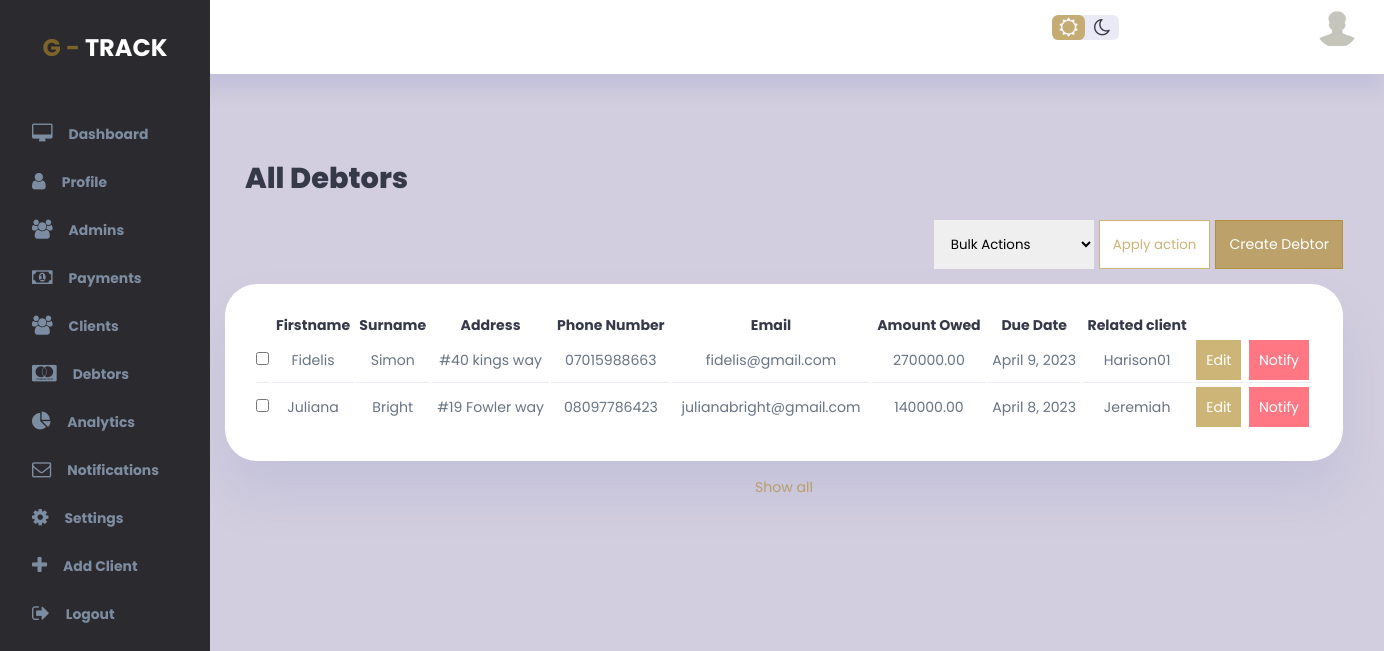
Page /debtors/debtors_bulk_actions on the earlier database version.
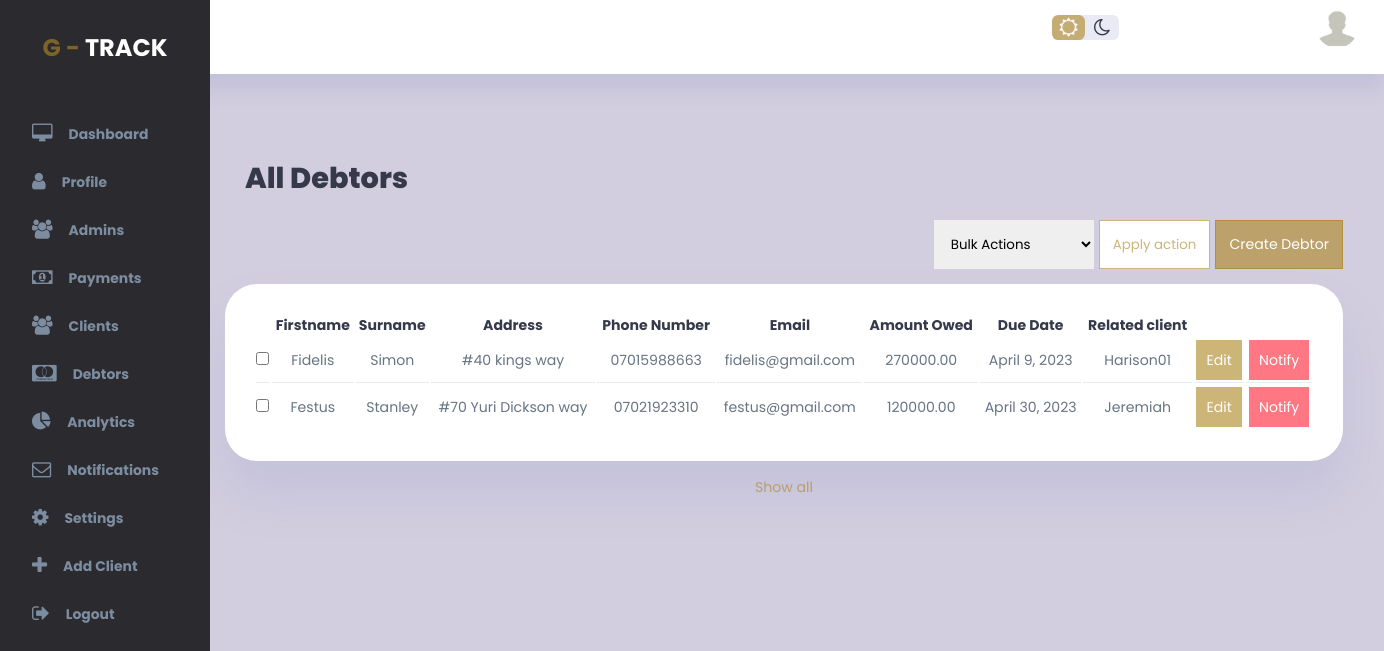
Same page on the later database version.
### gtrack_app/models.py (models this page shows)
class Debtor(models.Model):
    client_id = models.IntegerField(blank=True, null=True)
    firstname = models.CharField(max_length=65, null=True, blank=True)
    surname = models.CharField(max_length=65, null=True, blank=True)
    address = models.CharField(max_length=65, null=True, blank=True)
    phone = models.CharField(max_length=65, null=True, blank=True)
    email = models.CharField(max_length=65, null=True, blank=True)
    amount_owed = models.DecimalField(max_digits=10, decimal_places=2, default=0.00)
    date_captured = models.DateTimeField(auto_now=True)
    due_date = models.DateField(null=True, blank=True)

### gtrack_app/views.py (the view, shortened to what this page needs)
# urls.py: path("debtors/debtors_bulk_actions", views.debtors_bulk_actions, name="debtors_bulk_actions"),
def debtors_bulk_actions(request):
    all_debtors = Debtor.objects.all
    all_clients = User.objects.filter(is_superuser=False, is_staff=False)
    return render(request, 'debtors/debtors.html', {'debtors': all_debtors, 'clients': all_clients})

### templates/debtors/debtors.html (shortened to what this page needs)
{% extends 'base.html' %}
{% block content %}
{% load static %}
<div class="wrapper">
    <div class="vertical-wrapper" id="sidebar">
        <div class="vertical-bar">
            <div class="logo">
                G - <span>Track</span>
            </div>
            <div class="sidebar">
                <a href="{% url 'index' %}">
                    <i class="fa fa-desktop"></i>
                    <h3>Dashboard</h3>
                </a>
                <a href="{% url 'profile' user_id=user.id %}">
                    <i class="fa fa-user"></i>
                    <h3>Profile</h3>
                </a>
                <a href="{% url 'admins' %}" class="active">
                    <i class="fa fa-users"></i>
                    <h3>Admins</h3>
                </a>
                <a href="{% url 'payments' %}">
                    <i class="fa fa-money"></i>
                    <h3>Payments</h3>
                </a>
                <a href="{% url 'all_clients' %}">
                    <i class="fa fa-users"></i>
                    <h3>Clients</h3>
                </a>
                <a href="{% url 'debtors' %}">
                    <i class="fa fa-cc-mastercard"></i>
                    <h3>Debtors</h3>
                </a>
                <a href="{% url 'analytics' %}">
                    <i class="fa fa-pie-chart"></i>
                    <h3>Analytics</h3>
                </a>
                <a href="{% url 'multiple_recipients' %}">
                    <i class="fa fa-envelope-o"></i>
                    <h3>Notifications</h3>
                </a>
                <a href="{% url 'index' %}">
                    <i class="fa fa-cog"></i>
                    <h3>Settings</h3>
                </a>
                <a href="{% url 'create_client' %}">
                    <i class="fa fa-plus"></i>
                    <h3>Add Client</h3>
                </a>
                <a href="{% url 'logout' %}">
                    <i class="fa fa-sign-out"></i>
                    <h3>Logout</h3>
                </a>
            </div>
        </div>
    </div>
    <div class="main-container">
        <div class="top-bar">
            <div class="top-right">
                <div class="theme-toggler">
                    <i class="fa fa-sun-o active"></i>
                    <i class="fa fa-moon-o"></i>
                </div>
                <div class="profile">
                    <div class="profile-photo">
                        {% if user.userprofile.profile_pic %}
                        <img src="{{user.userprofile.profile_pic.url}}" width="300" height="300" />
                        {% else %}
                        <img src="{% static 'img/anonymous.jpg' %}" width="300" height="300" />
                        {% endif %}
                    </div>
                </div>
            </div>
        </div>
        <div class="panel cover">
            <main>
                <h1 class="panel-label">All Debtors</h1>
                <div class="panel-body">
                    <form method="post" action="{% url 'debtors_bulk_actions' %}">
                        <div class="top-table for-debtors">
                            <div class="table-actions">
                                <select name="action" id="action" class="dropdown-select">
                                    <option value="bulk_actions">Bulk Actions</option>
                                </select>
                                <button class="primary action-btn action" type="submit"
                                    onclick="return confirm('Are you sure you want to apply the action to the selected record(s)?')">Apply
                                    action</button>
                                <a href="{% url 'create_debtor' %}" class="primary action-btn create">Create Debtor</a>
                            </div>
                        </div>
                        <div class="admin-panel">
                            <table>
                                <thead>
                                    <tr>
                                        <th></th>
                                        <th>Firstname</th>
                                        <th>Surname</th>
                                        <th>Address</th>
                                        <th>Phone Number</th>
                                        <th>Email</th>
                                        <th>Amount Owed</th>
                                        <th>Due Date</th>
                                        <th>Related client</th>
                                    </tr>
                                </thead>
                                <tbody>
                                    {% for debtor in debtors %}
                                    <tr>
                                        <td><input type="checkbox" value="{{debtor.id}}" name="selected_users"></td>
                                        <td>{{ debtor.firstname }}</td>
                                        <td>{{ debtor.surname }}</td>
                                        <td>{{ debtor.address }}</td>
                                        <td>{{ debtor.phone }}</td>
                                        <td>{{ debtor.email }}</td>
                                        <td>{{ debtor.amount_owed }}</td>
                                        <td>{{ debtor.due_date }}</td>
                                        {% for client in clients %}
                                        {% if client.id == debtor.client_id %}
                                        <td>{{ client.username }}</td>
                                        <td><a class="primary-btn"
                                                href="{% url 'edit_debtor' user_id=debtor.id %}">Edit</a></td>
                                        <td><a class="danger-btn" href="{% url 'single_recipient' user_id=debtor.id %}">Notify</a>
                                        </td>
                                        {% endif %}
                                        {% endfor %}
                                    </tr>
                                    {% endfor %}
                                </tbody>
                            </table>
                            <a id="show-all" href="#">Show all</a>
                        </div>
                    </form>
                </div>
            </main>
        </div>
    </div>
</div>
{% endblock %}

### templates/base.html (shortened to what this page needs)
<!DOCTYPE html>
<html lang="zxx" class="no-js">
<head>
    {% load static %}
    {% load static %}
    <link rel="stylesheet" href="{% static 'css/font-awesome.min.css' %}">
    <link rel="stylesheet" href="{% static 'css/authenticate.css' %}">
    <link rel="stylesheet" href="{% static 'css/admin2.css' %}">
</head>
<body>
<div id="page-wrap">
    {% block content %}
    {% endblock %}
</div>
{% load static %}
</body>
</html>

### static/css/authenticate.css (style rules this page uses)
* { margin: 0; padding: 0; border: 0; box-sizing: border-box; font-family: 'poppins', sans-serif; }

Differences in the rows shown:
removed Debtor: firstname "Juliana", surname "Bright", address "#19 Fowler way", phone "08097786423", email "julianabright@gmail.com", amount_owed "140000.00", due_date "April 8, 2023"
added Debtor: firstname "Festus", surname "Stanley", address "#70 Yuri Dickson way", phone "07021923310", email "festus@gmail.com", amount_owed "120000.00", due_date "April 30, 2023"
